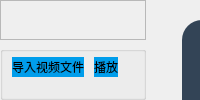
            <widget class="QWidget" name="video_page">
             <layout class="QGridLayout" name="gridLayout_3" columnstretch="6,2">
              <property name="leftMargin">
               <number>0</number>
              </property>
              <property name="topMargin">
               <number>0</number>
              </property>
              <property name="rightMargin">
               <number>0</number>
              </property>
              <property name="bottomMargin">
               <number>0</number>
              </property>
              <item row="0" column="0">
               <widget class="QWidget" name="widget" native="true">
                <layout class="QGridLayout" name="gridLayout_4" rowstretch="8,1">
                 <property name="leftMargin">
                  <number>0</number>
                 </property>
                 <property name="topMargin">
                  <number>0</number>
                 </property>
                 <property name="rightMargin">
                  <number>0</number>
                 </property>
                 <property name="bottomMargin">
                  <number>0</number>
                 </property>
                 <item row="1" column="0">
                  <widget class="QGroupBox" name="groupBox_2">
                   <property name="title">
                    <string/>
                   </property>
                   <layout class="QHBoxLayout" name="horizontalLayout" stretch="2,2,10">
                    <property name="spacing">
                     <number>10</number>
                    </property>
                    <property name="topMargin">
                     <number>5</number>
                    </property>
                    <property name="rightMargin">
                     <number>0</number>
                    </property>
                    <property name="bottomMargin">
                     <number>20</number>
                    </property>
                    <item>
                     <widget class="QPushButton" name="viewButton">
                      <property name="sizePolicy">
                       <sizepolicy hsizetype="Preferred" vsizetype="Preferred">
                        <horstretch>0</horstretch>
                        <verstretch>0</verstretch>
                       </sizepolicy>
                      </property>
                      <property name="styleSheet">
                       <string notr="true">background-color: rgb(0, 157, 235);
border-radius: 12px;</string>
                      </property>
                      <property name="text">
                       <string>导入视频文件</string>
                      </property>
                      <property name="iconSize">
                       <size>
                        <width>24</width>
                        <height>24</height>
                       </size>
                      </property>
                      <property name="checkable">
                       <bool>true</bool>
                      </property>
                     </widget>
                    </item>
                    <item>
                     <widget class="QPushButton" name="playButton">
                      <property name="sizePolicy">
                       <sizepolicy hsizetype="Preferred" vsizetype="Preferred">
                        <horstretch>0</horstretch>
                        <verstretch>0</verstretch>
                       </sizepolicy>
                      </property>
                      <property name="styleSheet">
                       <string notr="true">background-color: rgb(0, 157, 235);
border-radius: 12px;
</string>
                      </property>
                      <property name="text">
                       <string>播放</string>
                      </property>
                      <property name="iconSize">
                       <size>
                        <width>28</width>
                        <height>28</height>
                       </size>
                      </property>
                     </widget>
                    </item>
                    <item>
                     <spacer name="horizontalSpacer">
                      <property name="orientation">
                       <enum>Qt::Horizontal</enum>
                      </property>
                      <property name="sizeHint" stdset="0">
                       <size>
                        <width>40</width>
                        <height>20</height>
                       </size>
                      </property>
                     </spacer>
                    </item>
                   </layout>
                  </widget>
                 </item>
                 <item row="0" column="0">
                  <widget class="QFrame" name="frame_9">
                   <property name="frameShape">
                    <enum>QFrame::StyledPanel</enum>
                   </property>
                   <property name="frameShadow">
                    <enum>QFrame::Raised</enum>
                   </property>
                   <widget class="QLabel" name="label_7">
                    <property name="geometry">
                     <rect>
                      <x>180</x>
                      <y>20</y>
                      <width>301</width>
                      <height>31</height>
                     </rect>
                    </property>
                    <property name="font">
                     <font>
                      <family>Microsoft JhengHei UI</family>
                      <pointsize>15</pointsize>
                      <weight>75</weight>
                      <bold>true</bold>
                     </font>
                    </property>
                    <property name="text">
                     <string>视频身份识别</string>
                    </property>
                    <property name="alignment">
                     <set>Qt::AlignCenter</set>
                    </property>
                   </widget>
                   <widget class="QLabel" name="play_view">
                    <property name="geometry">
                     <rect>
                      <x>20</x>
                      <y>60</y>
                      <width>640</width>
                      <height>480</height>
                     </rect>
                    </property>
                    <property name="styleSheet">
                     <string notr="true">
background-color: rgb(56, 56, 56);</string>
                    </property>
                    <property name="text">
                     <string/>
                    </property>
                   </widget>
                  </widget>
                 </item>
                </layout>
               </widget>
              </item>
              <item row="0" column="1">
               <widget class="QWidget" name="widget_2" native="true">
                <widget class="QWidget" name="ifo_widget_2" native="true">
                 <property name="geometry">
                  <rect>
                   <x>30</x>
                   <y>20</y>
                   <width>171</width>
                   <height>651</height>
                  </rect>
                 </property>
                 <property name="styleSheet">
                  <string notr="true">background-color: #334456;
border-radius: 20px;</string>
                 </property>
                 <widget class="QLabel" name="label_3">
                  <property name="geometry">
                   <rect>
                    <x>50</x>
                    <y>20</y>
                    <width>91</width>
                    <height>20</height>
                   </rect>
                  </property>
                  <property name="font">
                   <font>
                    <family>宋体</family>
                    <pointsize>12</pointsize>
                    <weight>75</weight>
                    <italic>false</italic>
                    <bold>true</bold>
                   </font>
                  </property>
                  <property name="text">
                   <string>相关信息</string>
                  </property>
                 </widget>
                </widget>
               </widget>
              </item>
             </layout>
            </widget>
